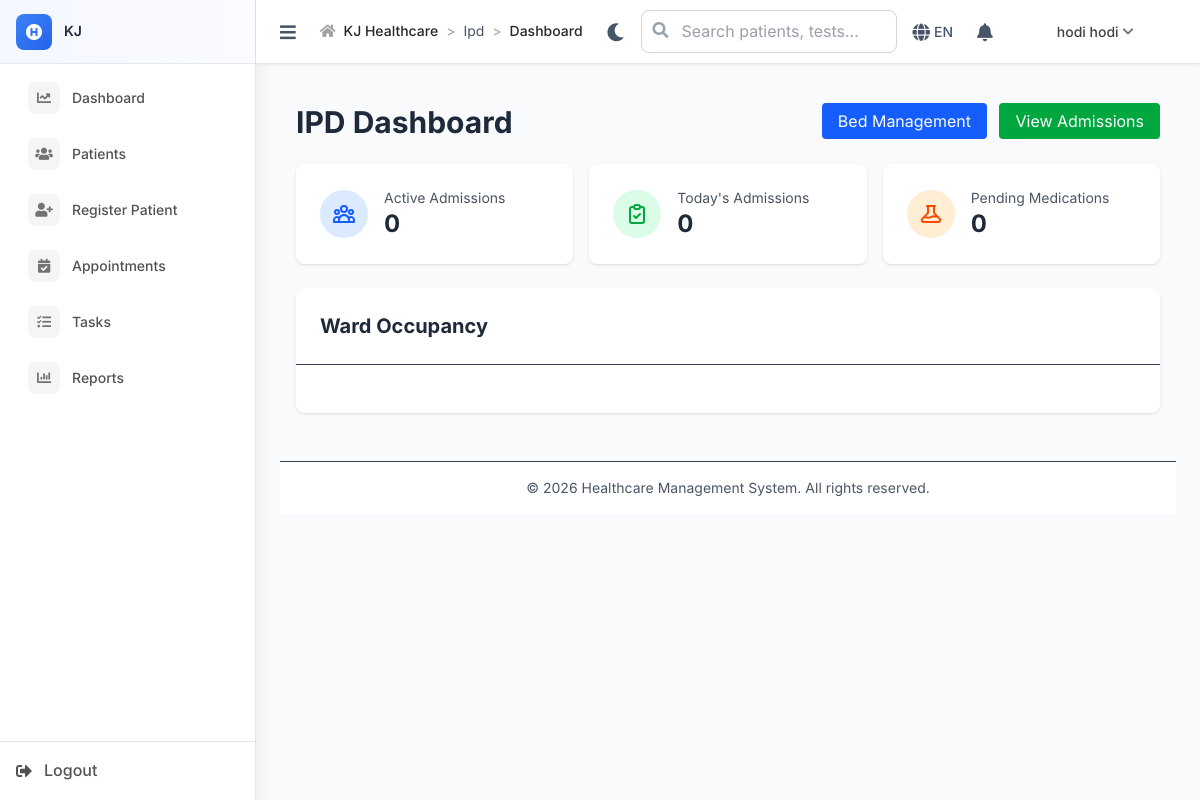
The app's page /ipd/dashboard (signed in), older data.
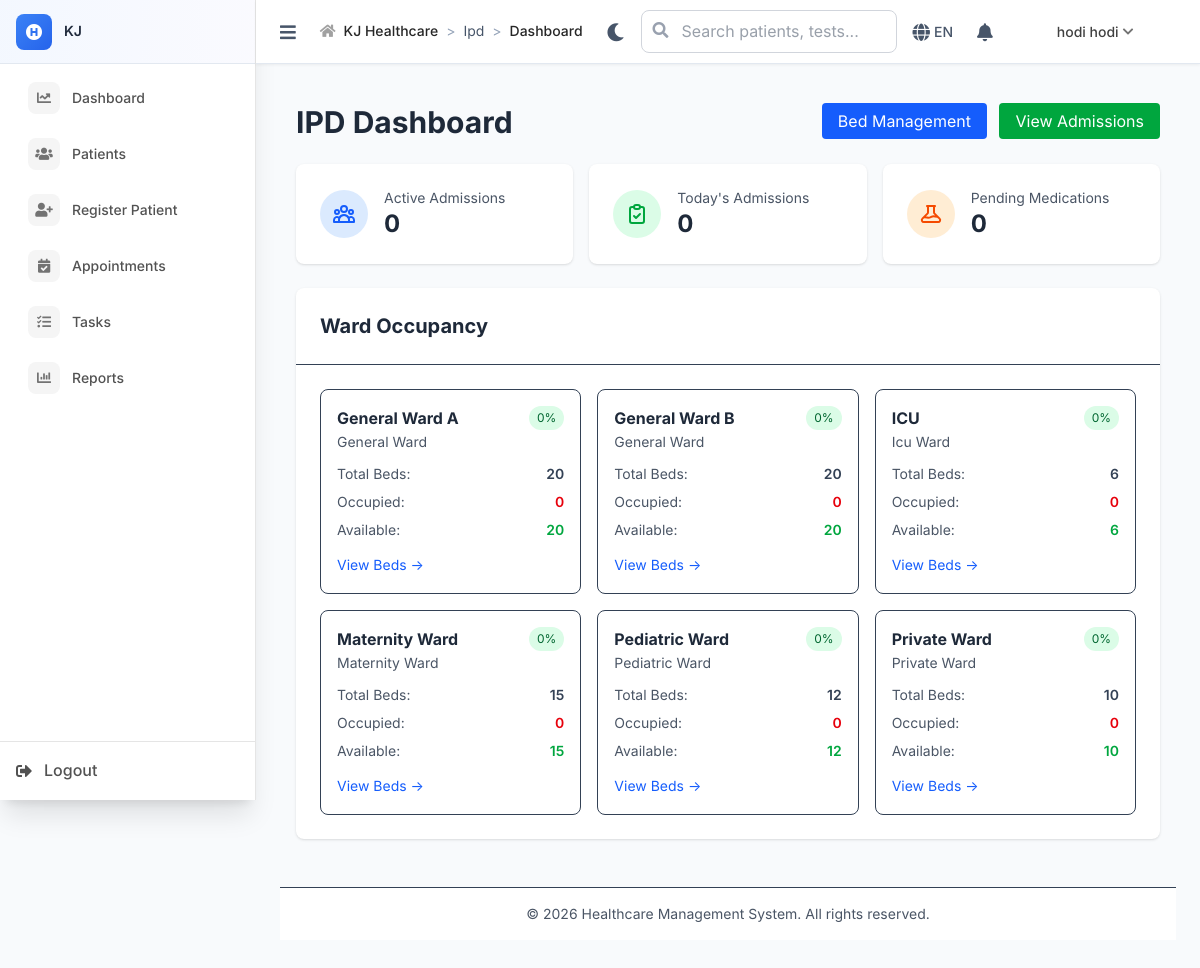
The same page, newer data.
### tables this page shows
CREATE TABLE `ipd_wards` (
  `id` int NOT NULL,
  `ward_name` varchar(100) NOT NULL,
  `ward_code` varchar(20) NOT NULL,
  `ward_type` enum('general','private','icu','maternity','pediatric','isolation') DEFAULT 'general',
  `total_beds` int NOT NULL DEFAULT '0',
  `occupied_beds` int NOT NULL DEFAULT '0',
  `floor_number` int DEFAULT NULL,
  `description` text,
  `is_active` tinyint(1) DEFAULT '1',
  `created_at` timestamp NULL DEFAULT CURRENT_TIMESTAMP,
  `updated_at` timestamp NULL DEFAULT CURRENT_TIMESTAMP ON UPDATE CURRENT_TIMESTAMP
);

### includes/BaseController.php (called while the page is built, shortened)
<?php
class BaseController {
    public function __construct() {
        global $pdo;
        $this->pdo = $pdo;
        $this->db = $this->pdo;
    }
    protected function render($view, $data = []) {
        extract($data);
        include __DIR__ . "/../views/{$view}.php";
    }
}
?>

### controllers/IpdController.php (called while the page is built, shortened)
<?php
require_once __DIR__ . '/../includes/BaseController.php';
class IpdController extends BaseController {
    public function dashboard() {
        try {
            $stmt = $this->db->query("
                SELECT
                    id,
                    ward_name,
                    ward_type,
                    total_beds,
                    occupied_beds,
                    (total_beds - occupied_beds) as available_beds
                FROM ipd_wards
                WHERE is_active = 1
                ORDER BY ward_name
            ");
            $wards = $stmt->fetchAll(PDO::FETCH_ASSOC);
            $stmt = $this->db->query("
                SELECT COUNT(*) as active_count
                FROM ipd_admissions
                WHERE status = 'active'
            ");
            $active_admissions = $stmt->fetch(PDO::FETCH_ASSOC)['active_count'];
            $stmt = $this->db->query("
                SELECT
                    ia.id,
                    ia.admission_number,
                    ia.admission_datetime,
                    ia.admission_type,
                    p.first_name,
                    p.last_name,
                    p.registration_number,
                    ib.bed_number,
                    iw.ward_name
                FROM ipd_admissions ia
                JOIN patients p ON ia.patient_id = p.id
                JOIN ipd_beds ib ON ia.bed_id = ib.id
                JOIN ipd_wards iw ON ib.ward_id = iw.id
                WHERE DATE(ia.admission_datetime) = CURDATE()
                ORDER BY ia.admission_datetime DESC
            ");
            $todays_admissions = $stmt->fetchAll(PDO::FETCH_ASSOC);
            $stmt = $this->db->query("
                SELECT COUNT(*) as pending_count
                FROM ipd_medication_admin
                WHERE status = 'scheduled'
                AND scheduled_datetime <= NOW()
            ");
            $pending_medications = $stmt->fetch(PDO::FETCH_ASSOC)['pending_count'];
            $this->render('ipd/dashboard', [
                'wards' => $wards,
                'active_admissions' => $active_admissions,
                'todays_admissions' => $todays_admissions,
                'pending_medications' => $pending_medications
            ]);
        } catch (Exception $e) {
            error_log("IPD dashboard error: " . $e->getMessage());
            $_SESSION['error'] = "Error loading dashboard";
            header('Location: /');
            exit;
        }
    }
}

### index.php (called while the page is built, shortened)
<?php
$request = $_SERVER['REQUEST_URI'];
$path = parse_url($request, PHP_URL_PATH);
if (strpos($path, BASE_PATH) === 0) {
    $path = substr($path, strlen(BASE_PATH));
}
$path = ltrim($path, '/');
$segments = explode('/', $path);
$controller = $segments[0] ?? 'auth';
$action = $segments[1] ?? 'login';
try {
    $controllerInstance = new $controllerClass();
    $params = array_slice($segments, 2);
    call_user_func_array([$controllerInstance, $action], $params);
} catch (Throwable $e) {
    Logger::error("Error in controller: " . $e->getMessage(), [
        'controller' => $controller,
        'action' => $action,
        'file' => $e->getFile(),
        'line' => $e->getLine(),
        'trace' => $e->getTraceAsString()
    ]);
    error_log("Error in controller: " . $e->getMessage());
    http_response_code(500);
    echo "Internal server error";
}
?>

### views/ipd/dashboard.php (the view, shortened to what the rows shown need)
<?php
require_once __DIR__ . '/../layouts/header.php';
?>
<div class="container mx-auto px-4 py-6">
    <div class="flex justify-between items-center mb-6">
        <h1 class="text-3xl font-bold text-gray-800">IPD Dashboard</h1>
    </div>
    <div class="bg-white rounded-lg shadow mb-6">
        <div class="p-6 border-b">
            <h2 class="text-xl font-bold text-gray-800">Ward Occupancy</h2>
        </div>
        <div class="p-6">
            <div class="grid grid-cols-1 md:grid-cols-2 lg:grid-cols-3 gap-4">
                <?php foreach ($wards as $ward): ?>
                    <div class="border rounded-lg p-4">
                        <div class="flex justify-between items-start mb-3">
                            <div>
                                <h3 class="font-bold text-gray-800"><?php echo htmlspecialchars($ward['ward_name']); ?></h3>
                                <p class="text-sm text-gray-600"><?php echo ucfirst($ward['ward_type']); ?> Ward</p>
                            </div>
                            <span class="px-2 py-1 text-xs rounded-full
                                <?php
                                $occupancy_rate = $ward['total_beds'] > 0 ? ($ward['occupied_beds'] / $ward['total_beds']) * 100 : 0;
                                echo $occupancy_rate > 80 ? 'bg-red-100 text-red-800' :
                                    ($occupancy_rate > 50 ? 'bg-yellow-100 text-yellow-800' : 'bg-green-100 text-green-800');
                                ?>">
                                <?php echo round($occupancy_rate); ?>%
                            </span>
                        </div>
                        <div class="space-y-2">
                            <div class="flex justify-between text-sm">
                                <span class="text-gray-600">Total Beds:</span>
                                <span class="font-semibold"><?php echo $ward['total_beds']; ?></span>
                            </div>
                            <div class="flex justify-between text-sm">
                                <span class="text-gray-600">Occupied:</span>
                                <span class="font-semibold text-red-600"><?php echo $ward['occupied_beds']; ?></span>
                            </div>
                            <div class="flex justify-between text-sm">
                                <span class="text-gray-600">Available:</span>
                                <span class="font-semibold text-green-600"><?php echo $ward['available_beds']; ?></span>
                            </div>
                        </div>
                        <div class="mt-3">
                            <a href="<?php echo BASE_PATH; ?>/ipd/beds?ward_id=<?php echo $ward['id']; ?>"
                               class="text-sm text-blue-600 hover:text-blue-800">View Beds →</a>
                        </div>
                    </div>
                <?php endforeach; ?>
            </div>
        </div>
    </div>
</div>
<?php require_once __DIR__ . '/../layouts/footer.php'; ?>

Row changes from the older to the newer data that the page shows:
added ipd_wards: ward_name "General Ward A", ward_type "General", occupied_beds "0", total_beds "20", available_beds "20"
added ipd_wards: ward_name "General Ward B", ward_type "General", occupied_beds "0", total_beds "20", available_beds "20"
added ipd_wards: ward_name "ICU", ward_type "Icu", occupied_beds "0", total_beds "6", available_beds "6"
added ipd_wards: ward_name "Maternity Ward", ward_type "Maternity", occupied_beds "0", total_beds "15", available_beds "15"
added ipd_wards: ward_name "Pediatric Ward", ward_type "Pediatric", occupied_beds "0", total_beds "12", available_beds "12"
added ipd_wards: ward_name "Private Ward", ward_type "Private", occupied_beds "0", total_beds "10", available_beds "10"
